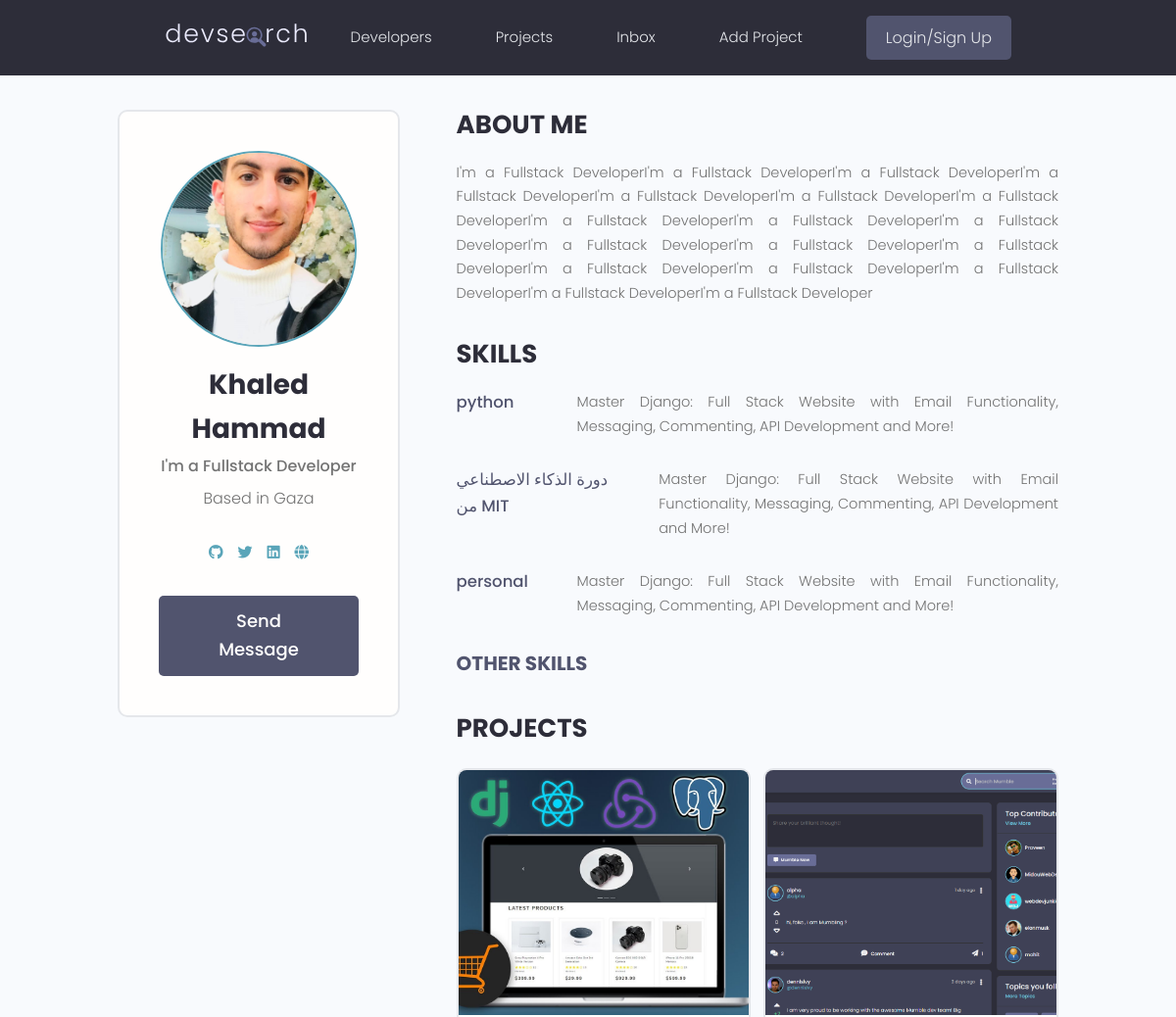
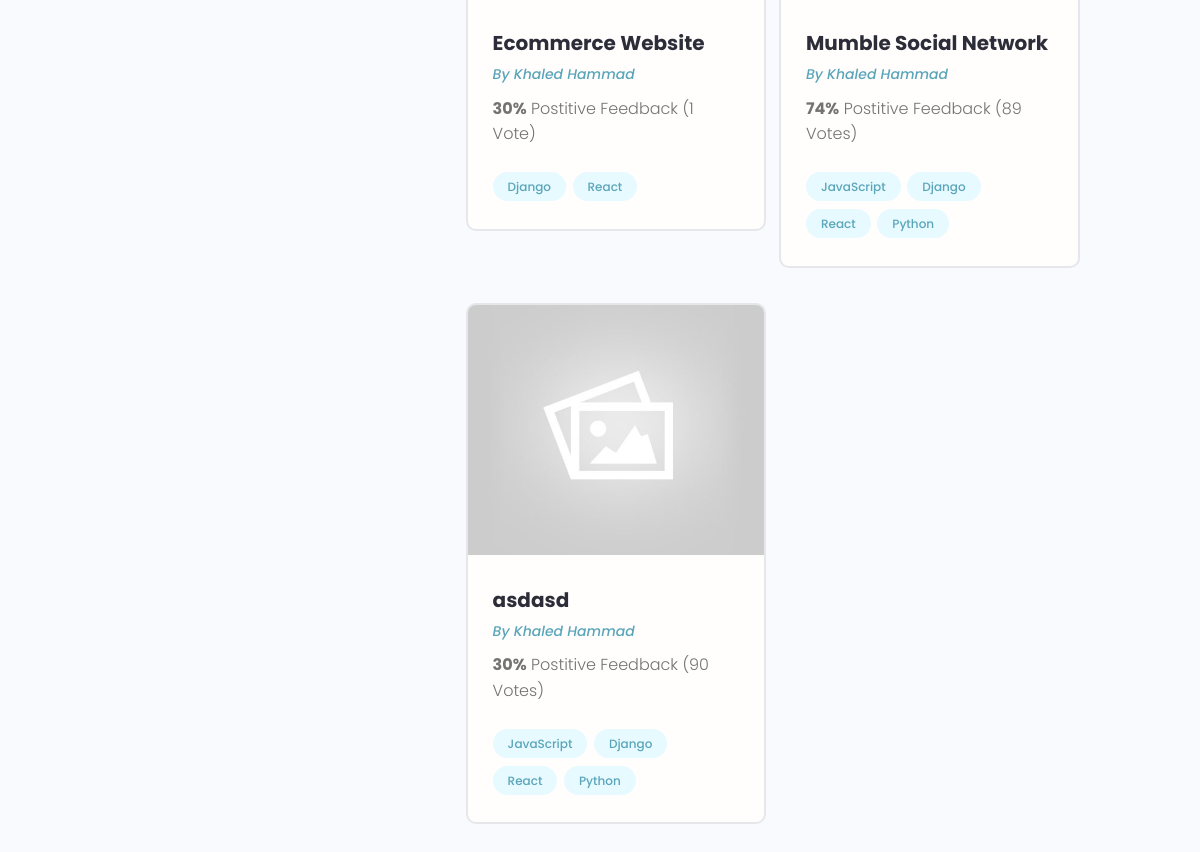
The app's page /profile/b6ed0621-5986-490c-97a5-f99381b9726e/ with its own data (2 pictures, top to bottom).
### users/models.py (models this page shows, shortened)
class Profile(models.Model):
    user = models.OneToOneField(User, on_delete=models.CASCADE, null=True, blank=True)
    name = models.CharField(max_length=200, blank=True, null=True)
    email = models.EmailField(max_length=500, blank=True, null=True)
    username = models.CharField(max_length=200, blank=True, null=True)
    location = models.CharField(max_length=200, blank=True, null=True)
    short_intro = models.CharField(max_length=200, blank=True, null=True)
    bio = models.TextField(blank=True, null=True)
    profile_image = models.ImageField(null=True, blank=True, upload_to='profiles/', default='profiles/user-default.png')
    social_github = models.CharField(max_length=200, blank=True, null=True)
    social_twitter = models.CharField(max_length=200, blank=True, null=True)
    social_linkedin = models.CharField(max_length=200, blank=True, null=True)
    social_youtube = models.CharField(max_length=200, blank=True, null=True)
    social_website = models.CharField(max_length=200, blank=True, null=True)
    created = models.DateTimeField(auto_now_add=True)
    id = models.UUIDField(default=uuid.uuid4, unique=True, primary_key=True, editable=False)

class Skill(models.Model):
    owner = models.ForeignKey(Profile, on_delete=models.CASCADE, null=True, blank=True)
    name = models.CharField(max_length=200, blank=True, null=True)
    description = models.TextField(null=True, blank=True)
    created = models.DateTimeField(auto_now_add=True)
    id = models.UUIDField(default=uuid.uuid4, unique=True,primary_key=True, editable=False)

### projects/models.py (models this page shows, shortened)
class Project(models.Model):
    owner = models.ForeignKey(Profile, null=True, blank=True, on_delete=models.SET_NULL)
    title = models.CharField(max_length=200)
    description = models.TextField(null=True, blank=True)
    featured_image = models.ImageField(null=True, blank=True, default="default.jpg")
    demo_link = models.CharField(max_length=2000, null=True, blank=True)
    source_link = models.CharField(max_length=2000, null=True, blank=True)
    tags = models.ManyToManyField('Tag', blank=True)
    vote_total = models.IntegerField(default=0, null=True, blank=True)
    vote_ratio = models.IntegerField(default=0, null=True, blank=True)
    created = models.DateTimeField(auto_now_add=True)
    id = models.UUIDField(default=uuid.uuid4, unique=True, primary_key=True, editable=False)

class Tag(models.Model):
    name = models.CharField(max_length=200)
    created = models.DateTimeField(auto_now_add=True)
    id = models.UUIDField(default=uuid.uuid4, unique=True, primary_key=True, editable=False)
    def __str__(self):
        return self.name

### users/views.py (the view)
# urls.py: path('profile/<str:pk>/', views.userProfile, name="user-profile"),
def userProfile(request, pk):
    profile = Profile.objects.get(id=pk)
    topSkills = profile.skill_set.exclude(description__exact="")
    otherSkills = profile.skill_set.filter(description="")
    context = {'profile': profile, 'topSkills': topSkills, "otherSkills": otherSkills}
    return render(request, 'users/user-profile.html', context)

### users/templates/users/user-profile.html (shortened to what this page needs)
{% extends 'main.html' %}
{% block content %}
<main class="profile my-md">
    <div class="container">
      <div class="layout">
        <div class="column column--1of3">
          <div class="card text-center">
            <div class="card__body dev">
              <img class="avatar avatar--xl" src="{{ profile.profile_image.url }}" />
              <h2 class="dev__name">{{profile.name}}</h2>
              <p class="dev__title">{{profile.short_intro}}</p>
              <p class="dev__location">Based in {{profile.location}}</p>
              <ul class="dev__social">
                {% if profile.social_github %}
                  <li>
                    <a title="Github" href="{{profile.social_github}}" target="_blank">
                      <i class="fab fa-github"></i>
                    </a>
                  </li>
                {% endif %}
                {% if profile.social_twitter %}
                <li>
                  <a title="Twitter" href="{{profile.social_twitter}}" target="_blank">
                    <i class="fab fa-twitter"></i>
                  </a>
                </li>
                {% endif %}
                {% if profile.social_linkedin %}
                <li>
                  <a title="LinkedIn" href="{{profile.social_linkedin}}" target="_blank">
                    <i class="fab fa-linkedin"></i>
                  </a>
                </li>
                {% endif %}
                {% if profile.social_website %}
                <li>
                  <a title="Personal Website" href="{{profile.social_website}}" target="_blank">
                    <i class="fas fa-globe"></i>
                  </a>
                </li>
                {% endif %}
              </ul>
              <a href="#" class="btn btn--sub btn--lg">Send Message </a>
            </div>
          </div>
        </div>
        <div class="column column--2of3">
          <div class="devInfo">
            <h3 class="devInfo__title">About Me</h3>
            <p class="devInfo__about">{{profile.bio}}</p>
          </div>
          <div class="devInfo">
            <h3 class="devInfo__title">Skills</h3>
                <div class="devInfo__skills">
                    {% for skill in topSkills %}
                    <div class="devSkill">
                        <h4 class="devSkill__title">{{skill.name}}</h4>
                        <p class="devSkill__info">{{skill.description}}</p>
                    </div>
                    {% endfor %}
                    <h3 class="devInfo__subtitle">Other Skills</h3>
            </div>
          </div>
          <div class="devInfo">
            <h3 class="devInfo__title">Projects</h3>
            <div class="grid grid--two">
              {% for project in profile.project_set.all  %}
              <div class="column">
                <div class="card project">
                  <a href="{% url 'project' project.id %}" class="project">
                    <img class="project__thumbnail" src="{{project.featured_image.url}}" />
                    <div class="card__body">
                      <h3 class="project__title">{{project.title}}</h3>
                      <p><a class="project__author" href="{% url 'user-profile' project.owner.id %}">By {{project.owner.name}}</a></p>
                      <p class="project--rating">
                        <span style="font-weight: bold;">{{project.vote_ratio}}%</span> Postitive
                        Feedback ({{ project.vote_total }} Vote{{project.vote_total|pluralize:"s"}})
                      </p>
                      <div class="project__tags">
                        {% for tag in project.tags.all  %}
                        <span class="tag tag--pill tag--main">
                          <small>{{tag}}</small>
                        </span>
                        {% endfor %}
                      </div>
                    </div>
                  </a>
                </div>
              </div>
              {% endfor %}
            </div>
          </div>
        </div>
      </div>
    </div>
  </main>
{% endblock content %}

### static/styles/app.css (style rules this page uses)
:root { --color-sub: #2d2d39; }
.btn--sub { background-color: var(--color-sub-light); }
.card { border: 2px solid var(--color-light); }
img { width: 100%; }
.profile .card > .dev { padding: 4rem; }
.dev__name { color: var(--color-sub); font-size: 2.8rem; font-weight: 700; margin-top: 1rem; margin-bottom: 0.5rem; }
.dev__title { font-size: 1.6rem; font-weight: 500; line-height: 1.3; }
.dev__location { margin-top: 1rem; }
.dev__social { margin: 3rem 0; list-style: none; display: flex; justify-content: center; gap: 1.5rem; }
.devInfo { margin-bottom: 3rem; }
.devInfo__title, .devInfo__subtitle { font-size: 2.6rem; color: var(--color-sub); text-transform: uppercase; font-weight: 700; margin-bottom: 1.5rem; }
.devInfo__subtitle { font-size: 2rem; color: var(--color-sub-light); }
.devInfo__about, .devSkill__info { font-size: 1.45rem; line-height: 1.7; text-align: justify; }
.devSkill { margin-bottom: 3rem; }
.devSkill__title { font-size: 1.65rem; font-weight: 500; color: var(--color-sub-light); }
@media screen and (min-width: 700px) { .devSkill { display: flex; justify-content: space-between; gap: 3rem; } }
@media screen and (min-width: 700px) { .devSkill__info { flex-basis: 80%; } }
.project__author { font-size: 1.4rem; font-style: italic; }
.project--rating { margin-bottom: 1.6em; margin-top: .5em; }
.project__thumbnail { height: 25rem; object-fit: cover; object-position: top center; }
.project__title { font-size: 2rem; font-weight: 700; color: var(--color-sub); }

### static/uikit/styles/modules/_variables.css (style rules this page uses)
:root { --color-main: #5aa5b9; --color-main-light: #e6faff; --color-sub: #3f4156; --color-sub-light: #51546e; --color-sub-lighter: #ededfd; --color-text: #737373; --color-gray: #8b8b8b; --color-light: #e5e7eb; --color-light-gray: #767676; --color-bg: #f8fafd; --color-white: #fffefd; --color-white-light: #f3f3f3; --color-success: #359e64; --color-success-bg: #def8e8; --color-error: #fc4b0b; --color-error-bg: #fff2ee; --font-base: 'Poppins', arial, helvetica, 'Segoe UI', roboto, ubuntu, sans-serif; --font-monospace: 'Fira Code', 'Courier New', courier, monospace; --font-regular: 300; --font-medium: 500; --font-bold: 700; --generic-shadow: 1px 1px 5px #00000010; --generic-transition: all 0.3s ease-in-out; }

### static/uikit/styles/modules/_base.css (style rules this page uses)
* { margin: 0; padding: 0; box-sizing: border-box; text-rendering: optimizeLegibility; color: inherit; font-size: inherit; }
html { font-size: 50%; }
@media only screen and (min-width: 480px) { html { font-size: 56.25%; } }
@media only screen and (min-width: 1200px) { html { font-size: 62.5%; } }
body { line-height: 1.6; font-weight: 400; font-size: 1.5rem; color: var(--color-text); background-color: var(--color-bg); min-height: 100vh; }

### static/uikit/styles/modules/_typography.css (style rules this page uses)
* { font-family: var(--font-base); }
h2 { font-size: 3.6rem; font-weight: var(--font-bold); }
h3 { font-size: 3.2rem; font-weight: var(--font-medium); }
h4 { font-size: 2.8rem; font-weight: var(--font-medium); }
p, span, strong { font-size: 1.6rem; color: var(--color-text); font-weight: var(--font-regular); }
a { padding-bottom: 2px; text-decoration: none; display: inline-block; color: var(--color-main); font-weight: var(--font-medium); }

### static/uikit/styles/modules/_utilities.css (style rules this page uses)
.container { width: 92%; max-width: 165rem; margin: 0 auto; box-sizing: border-box; }
@media screen and (min-width: 1000px) { .container { width: 90%; } }
@media screen and (min-width: 1200px) { .container { width: 80%; } }
.text-center { text-align: center; }
.my-md { margin: 3rem auto; }

### static/uikit/styles/modules/_avatar.css (style rules this page uses)
.avatar { border-radius: 50%; border: 2px solid var(--color-main); object-fit: cover; }
.avatar--xl { height: 20rem; width: 20rem; }

### static/uikit/styles/modules/_button.css (style rules this page uses)
.btn { display: inline-block; position: relative; cursor: pointer; background-color: var(--color-light); font-weight: var(--font-medium); color: var(--color-sub); text-decoration: none; padding: 1rem 2rem; border-radius: 0.5rem; border: none; width: -webkit-fit-content; width: -moz-fit-content; width: fit-content; height: -webkit-fit-content; height: -moz-fit-content; height: fit-content; font-size: 1.6rem; outline-width: 0; outline-color: transparent; -webkit-backface-visibility: hidden; backface-visibility: hidden; transition: all 0.3s ease-in-out; }
.btn--sub { background-color: var(--color-sub); color: var(--color-white); }
.btn--lg { font-size: 1.8rem; padding: 1.2rem 4.5rem; }

### static/uikit/styles/modules/_card.css (style rules this page uses)
.card { border-radius: 1rem; background-color: var(--color-white); border: 1.5px solid var(--color-light); width: auto; height: auto; margin-top: 0.5rem; margin-bottom: 0.5rem; overflow: hidden; }
.card__body, .card__header { padding: 2rem 2.5rem; }

### records on screen
Profile: profile_image (picture), name "Khaled Hammad", short_intro "I'm a Fullstack Developer", location "Gaza", bio "I'm a Fullstack DeveloperI'm a Fullstack DeveloperI'm a Fullstack DeveloperI'm a Fullstack DeveloperI'm a Fullstack DeveloperI'm a Fullstack DeveloperI'm a Fullstack DeveloperI'm a Fullstack DeveloperI'm a Fullstack DeveloperI'm a Fullstack DeveloperI'm a Fullstack DeveloperI'm a Fullstack DeveloperI'm a Fullstack DeveloperI'm a Fullstack DeveloperI'm a Fullstack DeveloperI'm a Fullstack DeveloperI'm a Fullstack DeveloperI'm a Fullstack Developer"
Skill: name "python", description "Master Django: Full Stack Website with Email Functionality, Messaging, Commenting, API Development and More!"
Skill: name "دورة الذكاء الاصطناعي من MIT", description "Master Django: Full Stack Website with Email Functionality, Messaging, Commenting, API Development and More!"
Skill: name "personal", description "Master Django: Full Stack Website with Email Functionality, Messaging, Commenting, API Development and More!"
Project: featured_image (picture), title "Ecommerce Website", owner.name "Khaled Hammad", vote_ratio "30", vote_total "1"
Tag: name "Django"
Tag: name "React"
Project: featured_image (picture), title "Mumble Social Network", owner.name "Khaled Hammad", vote_ratio "74", vote_total "89"
Tag: name "JavaScript"
Tag: name "Python"
Project: featured_image (placeholder picture), title "asdasd", owner.name "Khaled Hammad", vote_ratio "30", vote_total "90"
